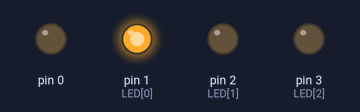
This sketch was run on a simulated Arduino Uno, built with avr-gcc and run on an emulated ATmega328P. Parts: output pins drawn as LEDs (lit = HIGH).

Above: at 0.2 s.
At 1.7 s:
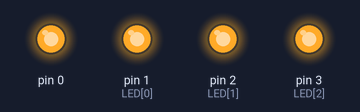
At 2.2 s:
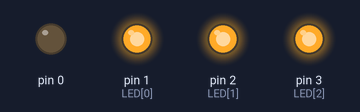
At 3.7 s:
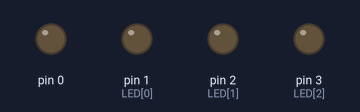
At 4.7 s:
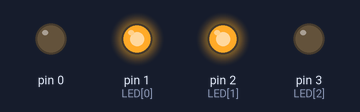
Timing chart, 0 to 5.2 s (numbered marks = the images above):
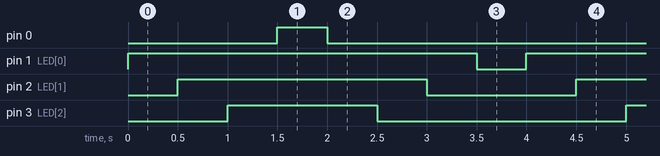

Measured:
- by itself, pin 0: alternates HIGH for 0.50 s and LOW for 3.5 s
- by itself, pin 1 (LED[0]): alternates HIGH for 3.5 s and LOW for 0.50 s
- by itself, pin 2 (LED[1]): alternates HIGH for 2.5 s and LOW for 1.5 s
- by itself, pin 3 (LED[2]): alternates HIGH for 1.5 s and LOW for 2.5 s

The sketch:

ACT4.ino
```cpp
int LED[]={1,2,3};
void setup() {
 for(int i=0;i<=3;i++){
  pinMode(LED[i],OUTPUT);
 }
}

void loop() {
  for(int i=0;i<=3;i++){
    digitalWrite(LED[i],1);
  delay(500);
  }
  for(int i=3;i>=0;i--){
    digitalWrite(LED[i],0);
  delay(500);
}
}
```
